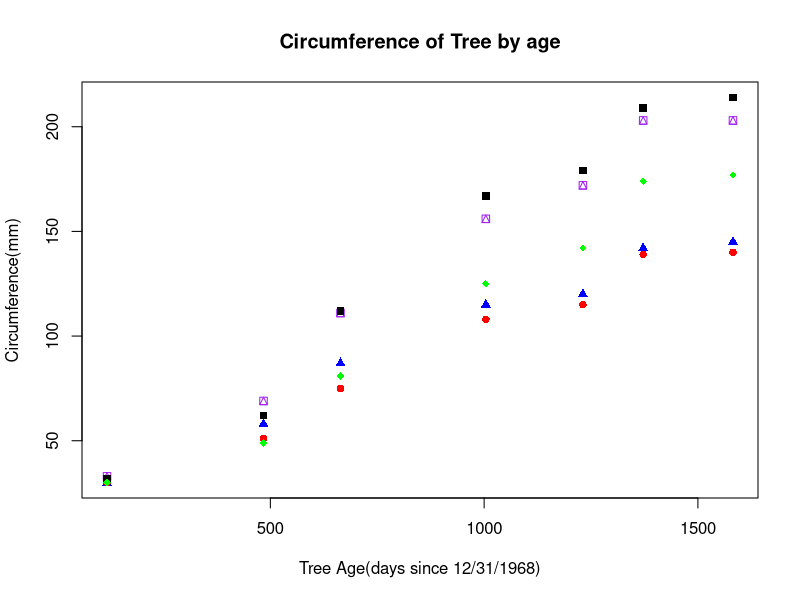
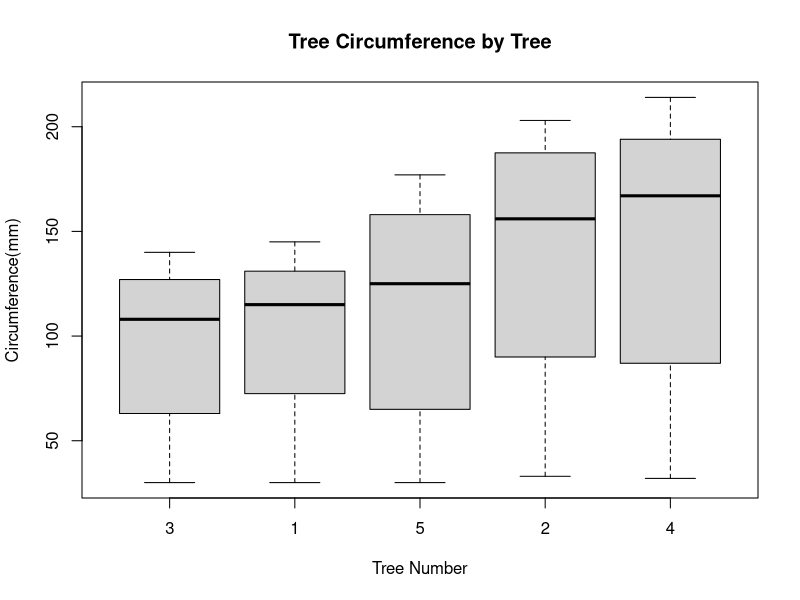

Write the R code that produced these figures, in order.
head(Orange)

aggregate(Orange[3], list(Orange$Tree), mean)
aggregate(Orange[3], list(Orange$Tree), median)

plot(Orange$age, Orange$circumference, pch=c(16,17,18,14,15)[as.numeric(Orange$Tree)], main='Circumference of Tree by age'
      , col=c('red','blue','green', 'purple', 'black')[as.numeric(Orange$Tree)],xlab = 'Tree Age(days since 12/31/1968)', ylab = 'Circumference(mm)')


##boxplots
boxplot(Orange$circumference~Orange$Tree, main='Tree Circumference by Tree', xlab='Tree Number', ylab='Circumference(mm)')
